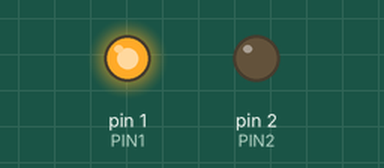
Bench run of a sketch on a simulated Arduino Uno, built with avr-gcc and run on an emulated ATmega328P. On the bench: output pins drawn as LEDs (lit = HIGH).

Above: at 0.1 s.
At 55.8 s:
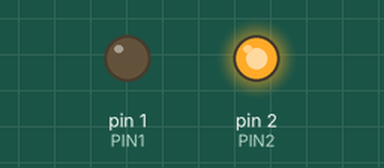
At 111.11 s:
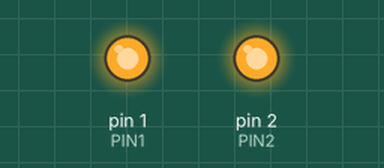
At 111.7 s:
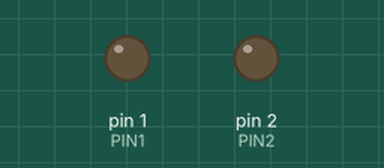
Timing chart, 0 to 113.2 s (numbered marks = the images above):
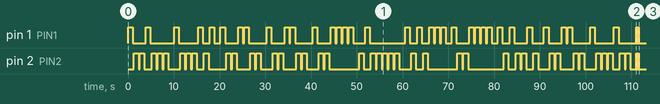

The sketch:

ascii_blink.ino
```cpp
#define PIN1 1
#define PIN2 2

char *code = "HELLO WORLD";

void setup() {
	pinMode(PIN1, OUTPUT);
	pinMode(PIN2, OUTPUT);
	digitalWrite(PIN1, LOW);
	digitalWrite(PIN2, LOW);

	for (char *ptr = code; *ptr != 0; ptr++) {
		for (int i = 0; i < 7; i++) {
			char bit = ((*ptr) >> (6 - i)) & 1;
			if (bit)
				one();
			else
				zero();
			betweenBits();
		}
		betweenBytes();
	}
	end();
}

void loop() {
}

void one() {
	digitalWrite(PIN1, HIGH);
	digitalWrite(PIN2, LOW);
	delay(1000);
}

void zero() {
	digitalWrite(PIN1, LOW);
	digitalWrite(PIN2, HIGH);
	delay(1000);
}

void betweenBits() {
	digitalWrite(PIN1, LOW);
	digitalWrite(PIN2, LOW);
	delay(300);
}

void betweenBytes() {
	delay(1000);
}

void end() {
	for (int i = 0; i < 3; i++) {
		digitalWrite(PIN1, HIGH);
		digitalWrite(PIN2, HIGH);
		delay(100);
		digitalWrite(PIN1, LOW);
		digitalWrite(PIN2, LOW);
		delay(100);
	}
}
```
